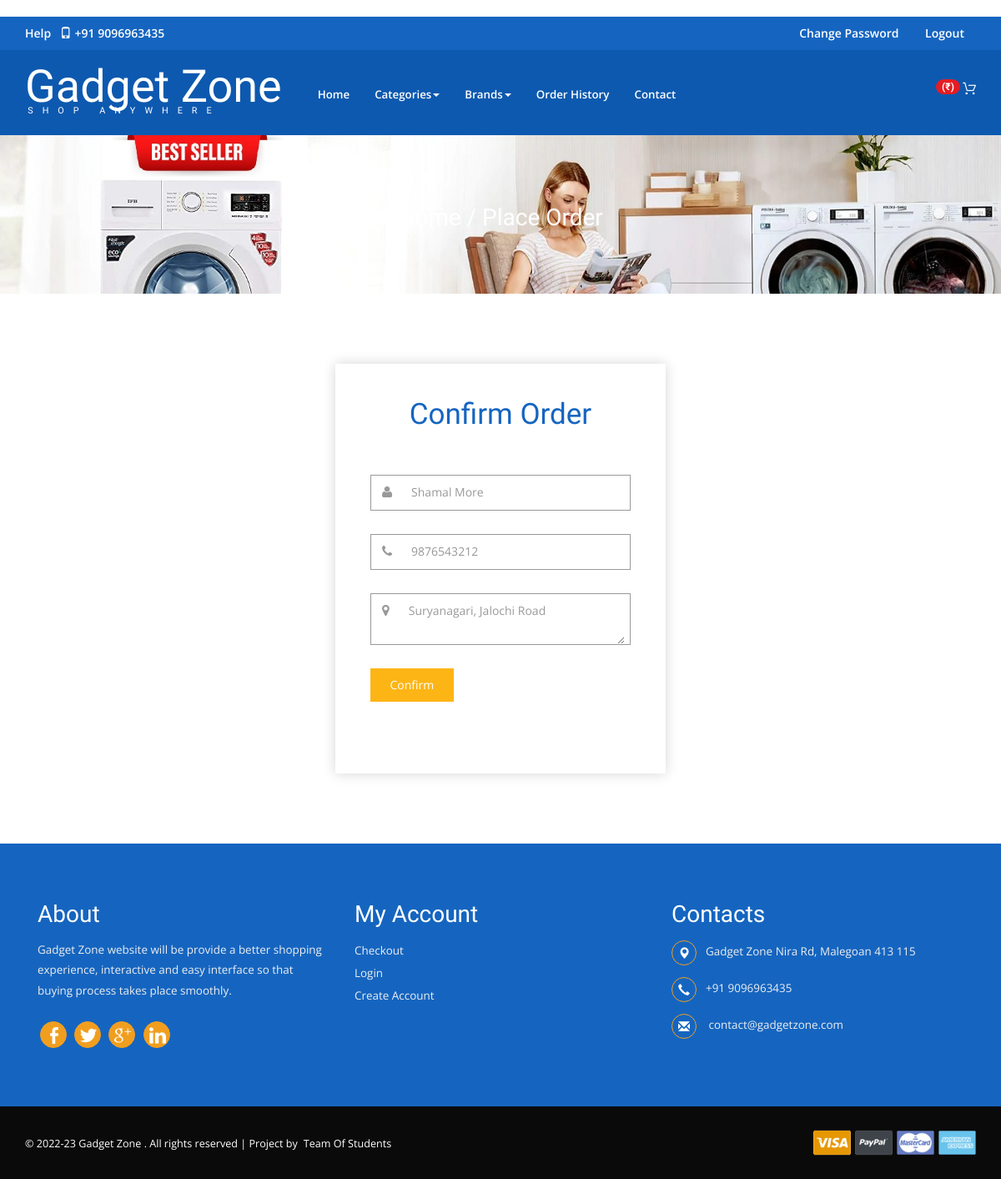
The app's page /placeorder (signed in) with its own data.
### app/models.py (models this page shows)
class User(models.Model):
    id = models.TextField(primary_key=True)
    name = models.TextField()
    email = models.TextField()
    mobile = models.TextField()
    address = models.TextField()
    password = models.TextField()
    class Meta:
        db_table = 'tblUser'

### app/views.py (the view, shortened to what this page needs)
# urls.py: path('placeorder', app.views.placeorder),
def placeorder(request):
    if 'ulogin' in request.session and request.session['ulogin']:
        user = None
        class_ = 'success'
        try:
            message = ''
            uid = request.session['id']
            user = User.objects.get(id=uid)
        except Exception as ex:
            class_ = 'danger'
            message = ex
        return render(request, 'user/placeorder.html', {'class': class_, 'message': message, 'user': user})
    else:
        return redirect(login)

### templates/user/placeorder.html (shortened to what this page needs)
{% extends "user/base.html" %}
{% block content %}
<div class="banner1">
    <div class="container">
        <h3><a href="home">Home</a> / <span>Place Order</span></h3>
    </div>
</div>
<div class="login">
    <div class="main-agileits">
        <div class="form-w3agile">
            <h3>Confirm Order</h3>
            <form method="post">
                <div class="key">
                    <i class="fa fa-user" aria-hidden="true"></i>
                    <input type="text" name="bname" placeholder="Contact Person" value="{{user.name}}" required="">
                    <div class="clearfix"></div>
                </div>
                <div class="key">
                    <i class="fa fa-phone" aria-hidden="true"></i>
                    <input type="text" name="bcontact" placeholder="Contact Person Mobile" value="{{user.mobile}}"
                        required="">
                    <div class="clearfix"></div>
                </div>
                <div class="key">
                    <i class="fa fa-map-marker" aria-hidden="true"></i>
                    <textarea name="baddress" placeholder="Delivery Address" required="">{{user.address}}</textarea>
                    <div class="clearfix"></div>
                </div>
                <input type="submit" value="Confirm">
            </form>
        </div>
    </div>
</div>
{% endblock %}

### static/css/style.css (style rules this page uses)
body a { transition:0.5s all; -webkit-transition:0.5s all; -moz-transition:0.5s all; -o-transition:0.5s all; -ms-transition:0.5s all; }
h1,h2,h3,h4,h5,h6 { padding:0 0; margin:0 0; font-family: 'Cagliostro', sans-serif; }
body { padding:0 0; margin:0 0; font-family: 'Open Sans', sans-serif; }
.banner1 { background: url(../images/b1.jpg) no-repeat 0px 0px; background-size: cover; -webkit-background-size: cover; -moz-background-size: cover; -o-background-size: cover; -ms-background-size: cover; min-height: 190px; padding: 6em 0 0; text-align: center; }
.banner1 h3 a { color: #fff; text-decoration: none; }
.banner1 h3 { font-size: 2em; color: #fff; margin: 0 0 0em; }
.banner1 h3 span { color: #fff; }
.login { padding:6em 0; }
.main-agileits { width: 30%; margin: 0em auto ; box-shadow: 0px 0px 15px 0px #D6D6D6; -o-box-shadow: 0px 0px 15px 0px #D6D6D6; -moz-box-shadow: 0px 0px 15px 0px #D6D6D6; -webkit-box-shadow: 0px 0px 15px 0px #D6D6D6; padding: 3em ; }
.key input[type="text"] ,.key input[type="password"] ,.key input[type="email"] ,.key textarea { width: 87%; padding: 10px 10px; font-size: 1em; border: none; border-bottom: none; outline: none; color: #999; float: left; background: none; }
.key i { float: left; color: #999; font-size: 1.1em; padding: 13px; }
.key { background: #fff; border: 1px solid #999; margin-bottom: 2em; }
.form-w3agile h3 { color: #1565C0; font-size: 2.5em; text-align: center; margin-bottom: 1.5em; }
.form-w3agile input[type="submit"] { background: #fdb515; color: #FFFFFF; text-align: center; padding: 10px 0; border: none; font-size: 1em; outline: none; width: 32%; cursor: pointer; margin-bottom:30px; }
@media (max-width:1366px) { .main-agileits { width: 31%; } }
@media (max-width:1280px) { .main-agileits { width: 33%; } }

### records on screen
User: bname "Shamal More", bcontact "9876543212", baddress "Suryanagari, Jalochi Road"
